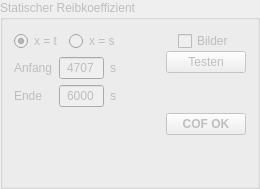
             <widget class="QGroupBox" name="gb_cof">
              <property name="enabled">
               <bool>false</bool>
              </property>
              <property name="title">
               <string>Statischer Reibkoeffizient</string>
              </property>
              <layout class="QHBoxLayout" name="horizontalLayout_16">
               <item>
                <layout class="QHBoxLayout" name="horizontalLayout_21">
                 <property name="rightMargin">
                  <number>0</number>
                 </property>
                 <property name="bottomMargin">
                  <number>0</number>
                 </property>
                 <item>
                  <layout class="QVBoxLayout" name="verticalLayout_7">
                   <property name="leftMargin">
                    <number>0</number>
                   </property>
                   <item>
                    <layout class="QHBoxLayout" name="horizontalLayout_12">
                     <property name="leftMargin">
                      <number>0</number>
                     </property>
                     <property name="topMargin">
                      <number>0</number>
                     </property>
                     <item>
                      <widget class="QRadioButton" name="rb_cof_t">
                       <property name="toolTip">
                        <string>&lt;html&gt;&lt;head/&gt;&lt;body&gt;&lt;p&gt;Statischer Reibkoeffizient soll aus Zeitdaten berechnet werden (keine Angabe der Prüffrequenz oder des Hubs notwendig).&lt;/p&gt;&lt;/body&gt;&lt;/html&gt;</string>
                       </property>
                       <property name="text">
                        <string>x = t</string>
                       </property>
                       <property name="checked">
                        <bool>true</bool>
                       </property>
                      </widget>
                     </item>
                     <item>
                      <widget class="QRadioButton" name="rb_cof_s">
                       <property name="toolTip">
                        <string>&lt;html&gt;&lt;head/&gt;&lt;body&gt;&lt;p&gt;Statischer Reibkoeffizient soll aus Verschleißweg berechnet werden (Angabe der Prüffrequenz und des Hubs notwendig).&lt;/p&gt;&lt;/body&gt;&lt;/html&gt;</string>
                       </property>
                       <property name="text">
                        <string>x = s</string>
                       </property>
                       <property name="checked">
                        <bool>false</bool>
                       </property>
                      </widget>
                     </item>
                    </layout>
                   </item>
                   <item>
                    <layout class="QGridLayout" name="gridLayout_15">
                     <item row="1" column="2">
                      <widget class="QLabel" name="lab_cof_end">
                       <property name="text">
                        <string>s</string>
                       </property>
                      </widget>
                     </item>
                     <item row="1" column="0">
                      <widget class="QLabel" name="label_26">
                       <property name="text">
                        <string>Ende</string>
                       </property>
                      </widget>
                     </item>
                     <item row="0" column="1">
                      <widget class="QLineEdit" name="txt_para_cof_start">
                       <property name="maximumSize">
                        <size>
                         <width>45</width>
                         <height>16777215</height>
                        </size>
                       </property>
                       <property name="toolTip">
                        <string>&lt;html&gt;&lt;head/&gt;&lt;body&gt;&lt;p&gt;Untere Zeit- oder Weggrenze, bei der der statische Reibkoeffizient berechnet werden soll.&lt;/p&gt;&lt;/body&gt;&lt;/html&gt;</string>
                       </property>
                       <property name="text">
                        <string>4707</string>
                       </property>
                       <property name="alignment">
                        <set>Qt::AlignCenter</set>
                       </property>
                      </widget>
                     </item>
                     <item row="0" column="0">
                      <widget class="QLabel" name="label_25">
                       <property name="text">
                        <string>Anfang</string>
                       </property>
                      </widget>
                     </item>
                     <item row="0" column="2">
                      <widget class="QLabel" name="lab_cof_start">
                       <property name="text">
                        <string>s</string>
                       </property>
                      </widget>
                     </item>
                     <item row="1" column="1">
                      <widget class="QLineEdit" name="txt_para_cof_end">
                       <property name="maximumSize">
                        <size>
                         <width>45</width>
                         <height>16777215</height>
                        </size>
                       </property>
                       <property name="toolTip">
                        <string>&lt;html&gt;&lt;head/&gt;&lt;body&gt;&lt;p&gt;Obere Zeit- oder Weggrenze, bei der der statische Reibkoeffizient berechnet werden soll.&lt;/p&gt;&lt;/body&gt;&lt;/html&gt;</string>
                       </property>
                       <property name="text">
                        <string>6000</string>
                       </property>
                       <property name="alignment">
                        <set>Qt::AlignCenter</set>
                       </property>
                      </widget>
                     </item>
                    </layout>
                   </item>
                   <item>
                    <spacer name="verticalSpacer_9">
                     <property name="orientation">
                      <enum>Qt::Vertical</enum>
                     </property>
                     <property name="sizeHint" stdset="0">
                      <size>
                       <width>20</width>
                       <height>40</height>
                      </size>
                     </property>
                    </spacer>
                   </item>
                  </layout>
                 </item>
                 <item>
                  <spacer name="horizontalSpacer_31">
                   <property name="orientation">
                    <enum>Qt::Horizontal</enum>
                   </property>
                   <property name="sizeHint" stdset="0">
                    <size>
                     <width>40</width>
                     <height>20</height>
                    </size>
                   </property>
                  </spacer>
                 </item>
                 <item>
                  <layout class="QVBoxLayout" name="verticalLayout_21">
                   <property name="spacing">
                    <number>0</number>
                   </property>
                   <property name="topMargin">
                    <number>0</number>
                   </property>
                   <item alignment="Qt::AlignHCenter">
                    <widget class="QCheckBox" name="cb_save_pic_cof">
                     <property name="toolTip">
                      <string>&lt;html&gt;&lt;head/&gt;&lt;body&gt;&lt;p&gt;Aktivieren, wenn Diagramme gesichert werden sollen.&lt;/p&gt;&lt;p&gt;Falls kein Bildordner angegeben wird, erscheint Information zu Speicherort.&lt;/p&gt;&lt;/body&gt;&lt;/html&gt;</string>
                     </property>
                     <property name="text">
                      <string>Bilder</string>
                     </property>
                    </widget>
                   </item>
                   <item>
                    <widget class="QPushButton" name="but_plot_cof">
                     <property name="toolTip">
                      <string>&lt;html&gt;&lt;head/&gt;&lt;body&gt;&lt;p&gt;Gefilterte Daten werden über Zeit oder Weg geplottet.&lt;/p&gt;&lt;p&gt;Werden Grenzen für die Berechnung des statischen Reibkoeffizienten übergeben, erfolgt eine visuelle Ausgabe des berechneten Reibkoeffizientens. &lt;br/&gt;Andernfalls kann die Ausgabe zur Ermittlung der gewünschten Berechnungsgrenzen genutzt werden.&lt;/p&gt;&lt;/body&gt;&lt;/html&gt;</string>
                     </property>
                     <property name="text">
                      <string>Testen</string>
                     </property>
                    </widget>
                   </item>
                   <item>
                    <spacer name="verticalSpacer_3">
                     <property name="orientation">
                      <enum>Qt::Vertical</enum>
                     </property>
                     <property name="sizeHint" stdset="0">
                      <size>
                       <width>20</width>
                       <height>40</height>
                      </size>
                     </property>
                    </spacer>
                   </item>
                   <item>
                    <widget class="QPushButton" name="but_cof_ok">
                     <property name="font">
                      <font>
                       <weight>75</weight>
                       <bold>true</bold>
                      </font>
                     </property>
                     <property name="toolTip">
                      <string>&lt;html&gt;&lt;head/&gt;&lt;body&gt;&lt;p&gt;Bestätigt die Richtigkeit der Berechnung des Reibkoeffizienten. &lt;br/&gt;Fügt Exportspalte &amp;quot;statischer Reibkoeffizient hinzu.&lt;br/&gt;Daten sind nun vollständig.&lt;/p&gt;&lt;/body&gt;&lt;/html&gt;</string>
                     </property>
                     <property name="text">
                      <string>COF OK</string>
                     </property>
                    </widget>
                   </item>
                   <item>
                    <spacer name="verticalSpacer_8">
                     <property name="orientation">
                      <enum>Qt::Vertical</enum>
                     </property>
                     <property name="sizeHint" stdset="0">
                      <size>
                       <width>20</width>
                       <height>40</height>
                      </size>
                     </property>
                    </spacer>
                   </item>
                  </layout>
                 </item>
                </layout>
               </item>
              </layout>
             </widget>
